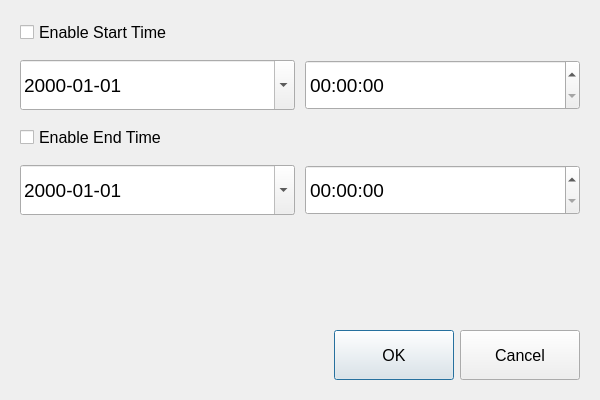
<?xml version="1.0" encoding="UTF-8"?>
<ui version="4.0">
 <class>DateTimeSetDialog</class>
 <widget class="QDialog" name="DateTimeSetDialog">
  <property name="geometry">
   <rect>
    <x>0</x>
    <y>0</y>
    <width>600</width>
    <height>400</height>
   </rect>
  </property>
  <property name="windowTitle">
   <string>Set Record Time</string>
  </property>
  <property name="modal">
   <bool>true</bool>
  </property>
  <layout class="QVBoxLayout" name="verticalLayout">
   <property name="spacing">
    <number>15</number>
   </property>
   <property name="leftMargin">
    <number>20</number>
   </property>
   <property name="topMargin">
    <number>20</number>
   </property>
   <property name="rightMargin">
    <number>20</number>
   </property>
   <property name="bottomMargin">
    <number>20</number>
   </property>
   <item>
    <widget class="QCheckBox" name="checkBoxEnableStartTime">
     <property name="font">
      <font>
       <pointsize>12</pointsize>
      </font>
     </property>
     <property name="text">
      <string>Enable Start Time</string>
     </property>
    </widget>
   </item>
   <item>
    <widget class="QWidget" name="widgetStart" native="true">
     <layout class="QHBoxLayout" name="horizontalLayoutStart">
      <property name="spacing">
       <number>10</number>
      </property>
      <property name="leftMargin">
       <number>0</number>
      </property>
      <property name="topMargin">
       <number>0</number>
      </property>
      <property name="rightMargin">
       <number>0</number>
      </property>
      <property name="bottomMargin">
       <number>0</number>
      </property>
      <item>
       <widget class="QDateEdit" name="dateEditStart">
        <property name="minimumSize">
         <size>
          <width>0</width>
          <height>50</height>
         </size>
        </property>
        <property name="font">
         <font>
          <pointsize>14</pointsize>
         </font>
        </property>
        <property name="displayFormat">
         <string>yyyy-MM-dd</string>
        </property>
        <property name="calendarPopup">
         <bool>true</bool>
        </property>
       </widget>
      </item>
      <item>
       <widget class="QTimeEdit" name="timeEditStart">
        <property name="minimumSize">
         <size>
          <width>0</width>
          <height>50</height>
         </size>
        </property>
        <property name="font">
         <font>
          <pointsize>14</pointsize>
         </font>
        </property>
        <property name="displayFormat">
         <string>HH:mm:ss</string>
        </property>
       </widget>
      </item>
     </layout>
    </widget>
   </item>
   <item>
    <widget class="QCheckBox" name="checkBoxEnableEndTime">
     <property name="font">
      <font>
       <pointsize>12</pointsize>
      </font>
     </property>
     <property name="text">
      <string>Enable End Time</string>
     </property>
    </widget>
   </item>
   <item>
    <widget class="QWidget" name="widgetEnd" native="true">
     <layout class="QHBoxLayout" name="horizontalLayoutEnd">
      <property name="spacing">
       <number>10</number>
      </property>
      <property name="leftMargin">
       <number>0</number>
      </property>
      <property name="topMargin">
       <number>0</number>
      </property>
      <property name="rightMargin">
       <number>0</number>
      </property>
      <property name="bottomMargin">
       <number>0</number>
      </property>
      <item>
       <widget class="QDateEdit" name="dateEditEnd">
        <property name="minimumSize">
         <size>
          <width>0</width>
          <height>50</height>
         </size>
        </property>
        <property name="font">
         <font>
          <pointsize>14</pointsize>
         </font>
        </property>
        <property name="displayFormat">
         <string>yyyy-MM-dd</string>
        </property>
        <property name="calendarPopup">
         <bool>true</bool>
        </property>
       </widget>
      </item>
      <item>
       <widget class="QTimeEdit" name="timeEditEnd">
        <property name="minimumSize">
         <size>
          <width>0</width>
          <height>50</height>
         </size>
        </property>
        <property name="font">
         <font>
          <pointsize>14</pointsize>
         </font>
        </property>
        <property name="displayFormat">
         <string>HH:mm:ss</string>
        </property>
       </widget>
      </item>
     </layout>
    </widget>
   </item>
   <item>
    <spacer name="verticalSpacer">
     <property name="orientation">
      <enum>Qt::Vertical</enum>
     </property>
     <property name="sizeHint" stdset="0">
      <size>
       <width>20</width>
       <height>40</height>
      </size>
     </property>
    </spacer>
   </item>
   <item>
    <widget class="QWidget" name="widgetButton" native="true">
     <layout class="QHBoxLayout" name="horizontalLayout">
      <property name="leftMargin">
       <number>0</number>
      </property>
      <property name="topMargin">
       <number>0</number>
      </property>
      <property name="rightMargin">
       <number>0</number>
      </property>
      <property name="bottomMargin">
       <number>0</number>
      </property>
      <item>
       <spacer name="horizontalSpacer">
        <property name="orientation">
         <enum>Qt::Horizontal</enum>
        </property>
        <property name="sizeHint" stdset="0">
         <size>
          <width>40</width>
          <height>20</height>
         </size>
        </property>
       </spacer>
      </item>
      <item>
       <widget class="QPushButton" name="pushButtonOK">
        <property name="minimumSize">
         <size>
          <width>120</width>
          <height>50</height>
         </size>
        </property>
        <property name="font">
         <font>
          <pointsize>12</pointsize>
         </font>
        </property>
        <property name="text">
         <string>OK</string>
        </property>
       </widget>
      </item>
      <item>
       <widget class="QPushButton" name="pushButtonCancel">
        <property name="minimumSize">
         <size>
          <width>120</width>
          <height>50</height>
         </size>
        </property>
        <property name="font">
         <font>
          <pointsize>12</pointsize>
         </font>
        </property>
        <property name="text">
         <string>Cancel</string>
        </property>
       </widget>
      </item>
     </layout>
    </widget>
   </item>
  </layout>
 </widget>
 <resources/>
 <connections/>
</ui>
